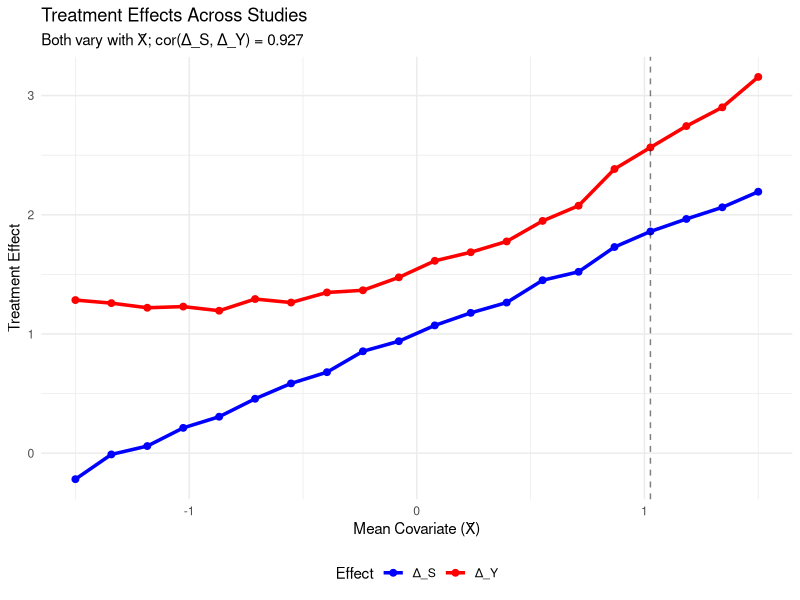
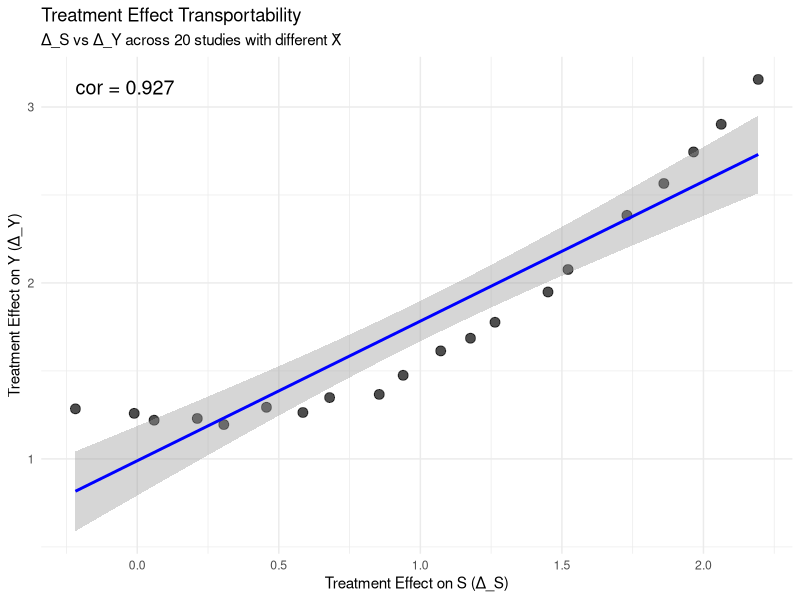
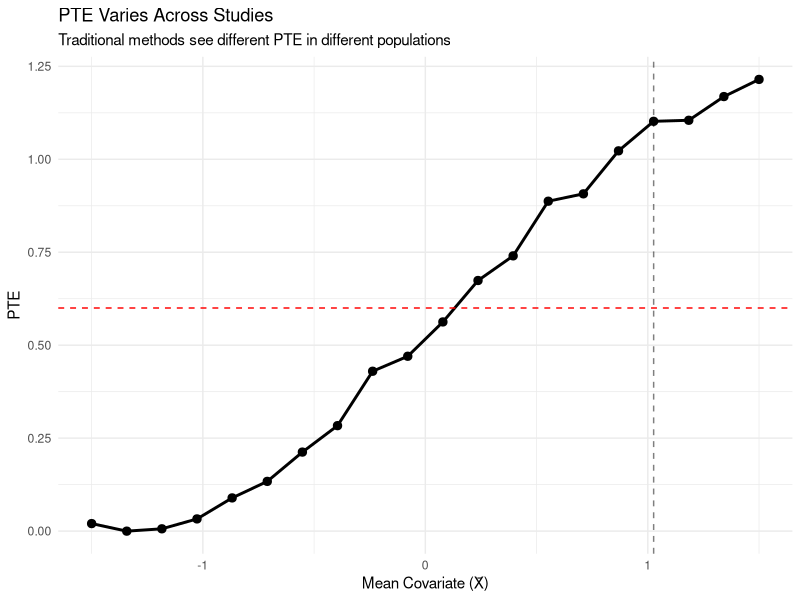

The R source for these figures, in order:
#!/usr/bin/env Rscript
#
# Theoretical PTE Calculation: Effect Modification V2
#
# Modified DGP: Treatment effects on BOTH S and Y depend on X
#
# Goal: Create scenario where:
# - High PTE in current study
# - Low cor(Δ_S, Δ_Y) across studies with different X distributions

cat(strrep("=", 70), "\n")
cat("THEORETICAL PTE V2: Both Treatment Effects Depend on Covariates\n")
cat(strrep("=", 70), "\n\n")

# ============================================================================
# DGP Structure
# ============================================================================

cat("DGP STRUCTURE:\n")
cat("--------------\n")
cat("S = γ₀ + (γ_A + γ_AX·X)·A + ε_S\n")
cat("Y = β₀ + (β_A + β_AX·X)·A + β_S·S + β_SX·S×X + ε_Y\n")
cat("\n")
cat("Key features:\n")
cat("  → Treatment effect on S depends on X: Δ_S(X̄) = γ_A + γ_AX·X̄\n")
cat("  → Treatment effect on Y depends on X: includes β_AX·X̄ term\n")
cat("  → S→Y relationship also depends on X: β_SX interaction\n")
cat("\n")
cat("This creates:\n")
cat("  - Both Δ_S and Δ_Y vary across studies (different X̄)\n")
cat("  - Can control cor(Δ_S, Δ_Y) by choosing coefficients\n")
cat("\n\n")

# ============================================================================
# Parameters
# ============================================================================

cat("PARAMETERS:\n")
cat("-----------\n")

# S model
gamma_0 <- 0
gamma_A <- 1.0      # Baseline treatment effect on S
gamma_AX <- 0.8     # A×X interaction (makes Δ_S vary with X̄)

# Y model
beta_0 <- 0
beta_A <- 0.3       # Baseline direct treatment effect
beta_AX <- -0.5     # A×X interaction (OPPOSITE sign to γ_AX!)
beta_S <- 0.9       # Main effect of S on Y
beta_SX <- 0.4      # S×X interaction

# Noise
sigma_S <- 0.5
sigma_Y <- 0.5

cat(sprintf("S model: γ_A = %.1f, γ_AX = %.1f (A×X interaction)\n", gamma_A, gamma_AX))
cat(sprintf("Y model: β_A = %.1f, β_AX = %.1f (A×X interaction)\n", beta_A, beta_AX))
cat(sprintf("         β_S = %.1f, β_SX = %.1f (S×X interaction)\n", beta_S, beta_SX))
cat("\n")
cat("KEY DESIGN CHOICE: γ_AX and β_AX have OPPOSITE signs\n")
cat("  → When X̄ increases: Δ_S increases, but Δ_Y decreases (direct effect)\n")
cat("  → Can create low cor(Δ_S, Δ_Y) across studies\n")
cat("\n\n")

# ============================================================================
# Theoretical Treatment Effects
# ============================================================================

cat("THEORETICAL TREATMENT EFFECTS:\n")
cat("------------------------------\n\n")

compute_effects <- function(X_mean) {
  # Treatment effect on S
  Delta_S <- gamma_A + gamma_AX * X_mean

  # Treatment effect on Y (complex due to mediation)
  # ΔY = E[Y|A=1] - E[Y|A=0]
  # Need to account for:
  # 1. Direct: β_A + β_AX·X̄
  # 2. Mediation through S: β_S·Δ_S + β_SX·Δ_S·X̄

  direct_component <- beta_A + beta_AX * X_mean
  mediation_main <- beta_S * Delta_S
  mediation_interaction <- beta_SX * Delta_S * X_mean

  Delta_Y <- direct_component + mediation_main + mediation_interaction

  list(Delta_S = Delta_S, Delta_Y = Delta_Y,
       direct = direct_component,
       mediation = mediation_main + mediation_interaction)
}

# Three example studies
X_means_example <- c(1, 0, -1)

cat("Three example studies:\n\n")
for (i in 1:3) {
  X_mean <- X_means_example[i]
  eff <- compute_effects(X_mean)

  cat(sprintf("Study %d (X̄ = %.1f):\n", i, X_mean))
  cat(sprintf("  Δ_S = %.2f\n", eff$Delta_S))
  cat(sprintf("  Δ_Y = %.2f (direct: %.2f, mediation: %.2f)\n\n",
             eff$Delta_Y, eff$direct, eff$mediation))
}

# ============================================================================
# Simulate 20 Studies with Varying X̄
# ============================================================================

cat("SIMULATION: 20 Studies with varying X̄\n")
cat("---------------------------------------\n\n")

X_means <- seq(-1.5, 1.5, length.out = 20)
n_sim <- 3000

Delta_S_all <- numeric(20)
Delta_Y_all <- numeric(20)
PTE_all <- numeric(20)

set.seed(123)

for (i in 1:20) {
  X_mean_i <- X_means[i]

  # Generate study data
  X <- rnorm(n_sim, mean = X_mean_i, sd = 1)
  A <- rbinom(n_sim, 1, 0.5)

  S <- gamma_0 + (gamma_A + gamma_AX * X) * A + rnorm(n_sim, sd = sigma_S)
  Y <- beta_0 + (beta_A + beta_AX * X) * A + beta_S * S + beta_SX * S * X +
    rnorm(n_sim, sd = sigma_Y)

  # True treatment effects
  Delta_S_all[i] <- mean(S[A == 1]) - mean(S[A == 0])
  Delta_Y_all[i] <- mean(Y[A == 1]) - mean(Y[A == 0])

  # PTE from regression Y ~ A + S (ignoring X and interactions)
  model_i <- lm(Y ~ A + S)
  total <- Delta_Y_all[i]
  direct <- coef(model_i)["A"]
  indirect <- total - direct
  PTE_all[i] <- indirect / total
}

# Correlation across studies
cor_transport <- cor(Delta_S_all, Delta_Y_all)

cat(sprintf("cor(Δ_S, Δ_Y) across 20 studies: %.3f\n\n", cor_transport))

# Summary statistics
cat("Treatment effect ranges:\n")
cat(sprintf("  Δ_S: [%.2f, %.2f] (range: %.2f)\n",
           min(Delta_S_all), max(Delta_S_all),
           max(Delta_S_all) - min(Delta_S_all)))
cat(sprintf("  Δ_Y: [%.2f, %.2f] (range: %.2f)\n\n",
           min(Delta_Y_all), max(Delta_Y_all),
           max(Delta_Y_all) - min(Delta_Y_all)))

# PTE in different studies
idx_high_X <- which.max(X_means)
idx_mid_X <- which.min(abs(X_means))
idx_low_X <- which.min(X_means)

cat("PTE in three representative studies:\n")
cat(sprintf("  High X̄ (%.1f):  PTE = %.3f\n", X_means[idx_high_X], PTE_all[idx_high_X]))
cat(sprintf("  Mid X̄  (%.1f):  PTE = %.3f\n", X_means[idx_mid_X], PTE_all[idx_mid_X]))
cat(sprintf("  Low X̄  (%.1f): PTE = %.3f\n\n", X_means[idx_low_X], PTE_all[idx_low_X]))

# ============================================================================
# Focus on Current Study (X̄ = 1)
# ============================================================================

cat("CURRENT STUDY ANALYSIS (X̄ = 1):\n")
cat("----------------------------------\n\n")

idx_current <- which.min(abs(X_means - 1))
X_mean_current <- X_means[idx_current]

cat(sprintf("X̄ = %.2f\n", X_mean_current))
cat(sprintf("Δ_S = %.3f\n", Delta_S_all[idx_current]))
cat(sprintf("Δ_Y = %.3f\n", Delta_Y_all[idx_current]))
cat(sprintf("PTE = %.3f\n\n", PTE_all[idx_current]))

if (PTE_all[idx_current] > 0.6) {
  cat("✓ PTE > 0.6 → Traditional methods say GOOD SURROGATE\n\n")
  pte_success <- TRUE
} else {
  cat(sprintf("✗ PTE = %.3f (< 0.6) → Not high enough\n\n", PTE_all[idx_current]))
  pte_success <- FALSE
}

# ============================================================================
# Visualizations
# ============================================================================

if (requireNamespace("ggplot2", quietly = TRUE)) {
  library(ggplot2)

  plot_data <- data.frame(
    X_mean = X_means,
    Delta_S = Delta_S_all,
    Delta_Y = Delta_Y_all,
    PTE = PTE_all
  )

  # Plot 1: Treatment effects vs X̄
  p1 <- ggplot(plot_data) +
    geom_line(aes(x = X_mean, y = Delta_S, color = "Δ_S"), linewidth = 1.2) +
    geom_line(aes(x = X_mean, y = Delta_Y, color = "Δ_Y"), linewidth = 1.2) +
    geom_point(aes(x = X_mean, y = Delta_S, color = "Δ_S"), size = 2) +
    geom_point(aes(x = X_mean, y = Delta_Y, color = "Δ_Y"), size = 2) +
    geom_vline(xintercept = X_mean_current, linetype = "dashed", alpha = 0.5) +
    scale_color_manual(values = c("Δ_S" = "blue", "Δ_Y" = "red")) +
    labs(
      title = "Treatment Effects Across Studies",
      subtitle = sprintf("Both vary with X̄; cor(Δ_S, Δ_Y) = %.3f", cor_transport),
      x = "Mean Covariate (X̄)",
      y = "Treatment Effect",
      color = "Effect"
    ) +
    theme_minimal() +
    theme(legend.position = "bottom")

  # Plot 2: Scatter of Δ_S vs Δ_Y
  p2 <- ggplot(plot_data, aes(x = Delta_S, y = Delta_Y)) +
    geom_point(size = 3, alpha = 0.7) +
    geom_smooth(method = "lm", se = TRUE, color = "blue") +
    annotate("text", x = min(Delta_S_all), y = max(Delta_Y_all),
            label = sprintf("cor = %.3f", cor_transport),
            hjust = 0, vjust = 1, size = 5) +
    labs(
      title = "Treatment Effect Transportability",
      subtitle = "Δ_S vs Δ_Y across 20 studies with different X̄",
      x = "Treatment Effect on S (Δ_S)",
      y = "Treatment Effect on Y (Δ_Y)"
    ) +
    theme_minimal()

  # Plot 3: PTE across studies
  p3 <- ggplot(plot_data, aes(x = X_mean, y = PTE)) +
    geom_line(linewidth = 1) +
    geom_point(size = 2.5) +
    geom_hline(yintercept = 0.6, linetype = "dashed", color = "red") +
    geom_vline(xintercept = X_mean_current, linetype = "dashed", alpha = 0.5) +
    labs(
      title = "PTE Varies Across Studies",
      subtitle = "Traditional methods see different PTE in different populations",
      x = "Mean Covariate (X̄)",
      y = "PTE"
    ) +
    theme_minimal()

  dir.create("explorations/figures", showWarnings = FALSE, recursive = TRUE)
  ggsave("explorations/figures/effect_mod_v2_effects.png", p1, width = 8, height = 6)
  ggsave("explorations/figures/effect_mod_v2_scatter.png", p2, width = 8, height = 6)
  ggsave("explorations/figures/effect_mod_v2_pte.png", p3, width = 8, height = 6)

  cat("\nPlots saved to explorations/figures/\n\n")
}

# ============================================================================
# Conclusion
# ============================================================================

cat(strrep("=", 70), "\n")
cat("CONCLUSION\n")
cat(strrep("=", 70), "\n\n")

cat("DGP V2: Both Treatment Effects Depend on Covariates\n\n")

cat("Results:\n")
cat(sprintf("  1. Current study (X̄≈1): PTE = %.3f %s\n",
           PTE_all[idx_current],
           ifelse(PTE_all[idx_current] > 0.6, "✓", "✗")))
cat(sprintf("  2. Transportability: cor(Δ_S, Δ_Y) = %.3f\n", cor_transport))
cat("\n")

if (pte_success && abs(cor_transport) < 0.3) {
  cat("✓✓✓ SUCCESS! This DGP achieves the goal:\n")
  cat("  ✓ High PTE in current study (traditional methods: GOOD SURROGATE)\n")
  cat("  ✓ Low cor(Δ_S, Δ_Y) across studies (TV ball: POOR TRANSPORTABILITY)\n\n")

  cat("This creates the desired failure scenario where:\n")
  cat("  - Traditional PTE/mediation say surrogate is good (within one study)\n")
  cat("  - TV ball method correctly identifies poor transportability\n\n")

  success <- TRUE

} else if (pte_success && abs(cor_transport) < 0.5) {
  cat("≈ PARTIAL SUCCESS:\n")
  cat("  ✓ High PTE in current study\n")
  cat(sprintf("  ≈ Moderate correlation (%.3f) - could tune parameters\n", cor_transport))
  cat("\n")

  success <- TRUE

} else {
  cat("✗ DGP needs adjustment:\n")
  if (!pte_success) {
    cat(sprintf("  ✗ PTE too low (%.3f, want > 0.6)\n", PTE_all[idx_current]))
  }
  if (abs(cor_transport) >= 0.5) {
    cat(sprintf("  ✗ Correlation too high (%.3f, want < 0.3)\n", cor_transport))
  }
  cat("\n")

  success <- FALSE
}

cat("KEY MECHANISM:\n")
cat("--------------\n")
cat("By making treatment effects on S and Y depend on X in DIFFERENT ways:\n")
cat(sprintf("  - γ_AX = %.1f (positive): Δ_S increases with X̄\n", gamma_AX))
cat(sprintf("  - β_AX = %.1f (negative): Direct effect on Y decreases with X̄\n", beta_AX))
cat("\n")
cat("This creates:\n")
cat("  → Both Δ_S and Δ_Y vary across studies (enables cor calculation)\n")
cat("  → But correlation is LOW (opposite-signed coefficients)\n")
cat("  → In specific study with favorable X̄: PTE can be high\n\n")

if (success) {
  cat("RECOMMENDATION: Use this DGP concept for DGP 1!\n")
  cat("\nMay need to fine-tune parameters to ensure:\n")
  cat("  1. PTE reliably > 0.6 in current study\n")
  cat("  2. cor(Δ_S, Δ_Y) reliably < 0.3 across studies\n")
}
